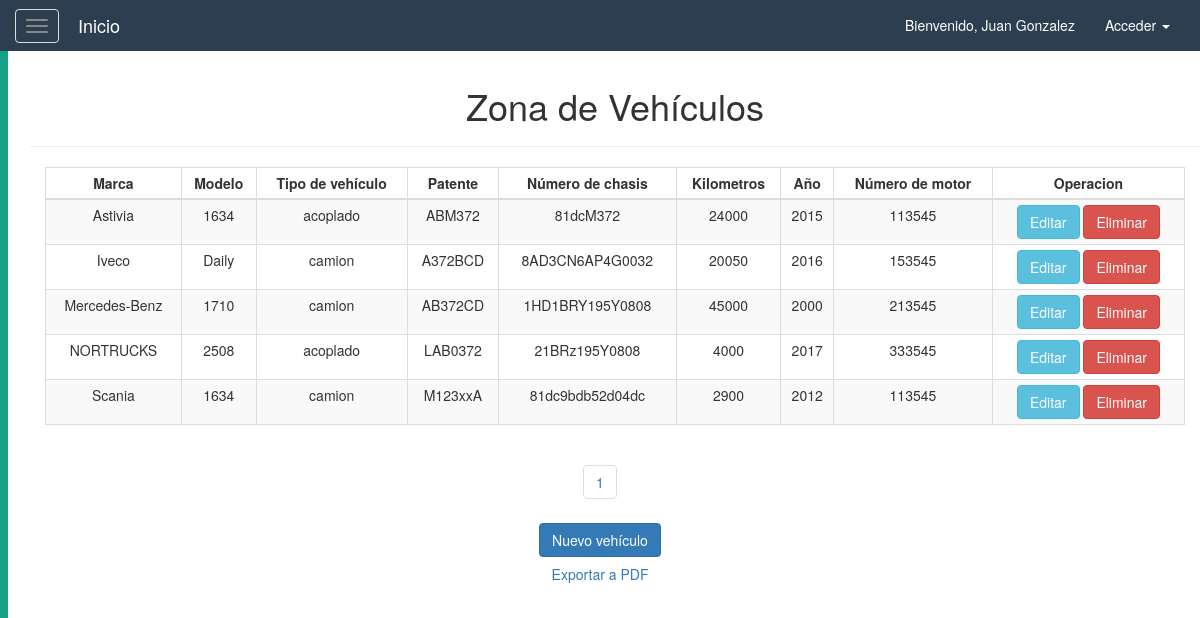
Page /logistica/vehiculo.php (signed in) on the committed database.
### tables this page shows
CREATE TABLE `vehiculo` (
  `idVehiculo` int(11) NOT NULL,
  `tipo_vehiculo` varchar(45) DEFAULT NULL,
  `patente` varchar(45) DEFAULT NULL,
  `nro_chasis` varchar(45) DEFAULT NULL,
  `marca` varchar(45) DEFAULT NULL,
  `modelo` varchar(45) DEFAULT NULL,
  `nro_motor` varchar(45) DEFAULT NULL,
  `km` int(11) DEFAULT NULL,
  `anio` year(4) DEFAULT NULL
);

### resources/db/control.php (called while the page is built, shortened)
<?php
    class controlDB{
        function __construct(){
            try{
            $host="localhost";
            $dbname="logistica";
            $user="root";
            $pass="";
            $this->con=mysqli_connect($host,$user,$pass) or die("No se puede conectar con la base de datos.");
            mysqli_select_db($this->con,$dbname)or die("No se encuentra la base de datos.");
            mysqli_set_charset($this->con, "utf8");
            }catch(Exception $ex){
                throw $ex;
            }
        }
        function consultar($sql){
        $link=$this->con;
        $stmt = mysqli_prepare($link, $sql);
        mysqli_stmt_execute($stmt);
        $result = $stmt->get_result();
        $data=null;
        while($fila=$result->fetch_assoc()){
            $data[]=$fila;
        }
        return $data;
        }
    }
?>

### resources/library/vehiculo_pag.php (called while the page is built, shortened)
<?php
        $tamagno_paginas = 7;
        if(isset($_GET['pagina'])) {
            $pag = $_GET['pagina'];
        } else {
            $pag = 1;
        }
        $empezar_desde = ($pag-1) * $tamagno_paginas;
        $datos = $obj -> consultar("SELECT *
            FROM vehiculo
            ORDER BY marca
            LIMIT $empezar_desde, $tamagno_paginas");
        $num_filas = count($obj->consultar("SELECT *
            FROM vehiculo"));
        $total_paginas = ceil($num_filas/$tamagno_paginas);
?>

### logistica/vehiculo.php (the view, shortened to what this page needs)
<!DOCTYPE html>
<html lang="es">
<head>
    <?php
        require_once($_SERVER['DOCUMENT_ROOT'].'/resources/config.php');
        $obj = new controlDB();
        include $LIBRARY_PATH.'/vehiculo_pag.php';
    ?>
</head>
<body>
    <?php
        require_once($_SERVER['DOCUMENT_ROOT'].'/resources/templates/header.php');
    ?>
    <div id="wrapper">
        <?php
            require_once($_SERVER['DOCUMENT_ROOT'].'/resources/templates/sidebar.php');
        ?>
        <div id="page-content-wrapper">
            <div class="container-fluid">
                <div class="row">
                    <div class="col-lg-12 text-center">
                        <div class="container">
                            <div class="row">
                                <div class="col">
                                    <h1>Zona de Vehículos</h1>
                                    <hr/>
                                </div>
                            </div>
                        </div>
                        <div class="container">
                            <div class="row">
                                <div class="col-lg-12 col-md-12 col-sm-12 col-xs-12">
                                    <div class="table-responsive">
                                        <table class="table table-striped table-bordered table-condensed table-hover">
                                            <thead>
                                                <th  class="text-center">Marca</th>
                                                <th  class="text-center">Modelo</th>
                                                <th  class="text-center">Tipo de vehículo</th>
                                                <th  class="text-center">Patente</th>
                                                <th  class="text-center">Número de chasis</th>
                                                <th  class="text-center">Kilometros</th>
                                                <th  class="text-center">Año</th>
                                                <th  class="text-center">Número de motor</th>
                                                <th  class="text-center">Operacion</th>
                                            </thead>
                                            <?php foreach($datos as $td){ ?>
                                            <tr>
                                                <td><?php echo $td['marca']; ?></td>
                                                <td><?php echo $td['modelo']; ?></td>
                                                <td><?php echo $td['tipo_vehiculo']; ?></td>
                                                <td><?php echo $td['patente']; ?></td>
                                                <td><?php echo $td['nro_chasis']; ?></td>
                                                <td><?php echo $td['km']; ?></td>
                                                <td><?php echo $td['anio']; ?></td>
                                                <td><?php echo $td['nro_motor']; ?></td>
                                                <td class="text-center">
                                                    <a href="editarVehiculo.php?id=<?php echo $td["idVehiculo"]?>">
                                                        <button class="btn btn-info">Editar</button>
                                                    </a>
                                                    <a href="bdVehiculo.php?id=<?php echo $td["idVehiculo"]?>&funcion=eliminar">
                                                        <button class="btn btn-danger">Eliminar</button>
                                                    </a>
                                                </td>
                                            </tr>
                                            <?php } ?>
                                        </table>
                                    </div>
                                </div>
                            </div>
                        </div>
                        <div class="row">
                            <div class="col">
                                <?php
                                    for($i = 1; $i <= $total_paginas; $i++){
                                    echo "<ul class='pagination'>
                                        <li><a href='?pagina=".$i."'>".$i."</a></li>
                                    </ul>";}
                                ?>
                            </div>
                        </div>
                        <div class="row">
                                <div class="col">
                                    <a href="altaVehiculo.php" class="btn btn-primary">Nuevo vehículo</a>
                                </div>
                        </div>
                        <div class="row">
                            <a href="/logistica/exportarVehiculo.php">
                                <button class="btn btn-link">Exportar a PDF</button>
                            </a>
                        </div>
                    </div>
                </div>
            </div>
        </div>
    </div>
</body>
</html>

### resources/css/menuLateral.css (style rules this page uses)
#page-content-wrapper { width: 100%; height: 100%; position: absolute; padding: 15px; }

### rows in the picture
vehiculo: marca "Astivia", modelo "1634", tipo_vehiculo "acoplado", patente "ABM372", nro_chasis "81dcM372", km "24000", anio "2015", nro_motor "113545"
vehiculo: marca "Iveco", modelo "Daily", tipo_vehiculo "camion", patente "A372BCD", nro_chasis "8AD3CN6AP4G0032", km "20050", anio "2016", nro_motor "153545"
vehiculo: marca "Mercedes-Benz", modelo "1710", tipo_vehiculo "camion", patente "AB372CD", nro_chasis "1HD1BRY195Y0808", km "45000", anio "2000", nro_motor "213545"
vehiculo: marca "NORTRUCKS", modelo "2508", tipo_vehiculo "acoplado", patente "LAB0372", nro_chasis "21BRz195Y0808", km "4000", anio "2017", nro_motor "333545"
vehiculo: marca "Scania", modelo "1634", tipo_vehiculo "camion", patente "M123xxA", nro_chasis "81dc9bdb52d04dc", km "2900", anio "2012", nro_motor "113545"

### other values in the picture
$_SESSION['usuario'] "Juan Gonzalez"
